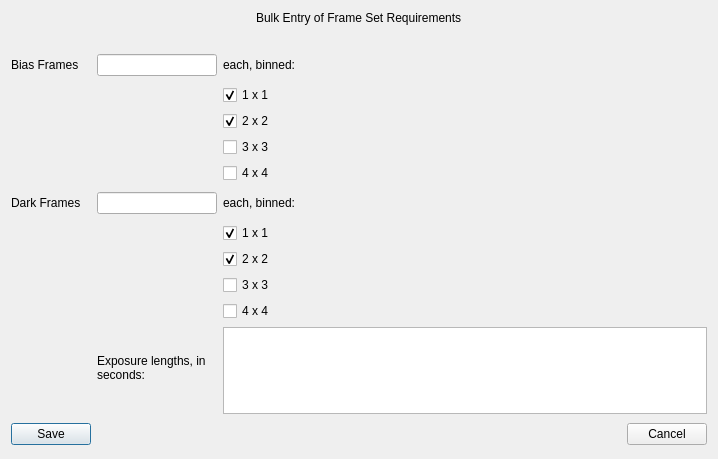
<?xml version="1.0" encoding="UTF-8"?>
<ui version="4.0">
 <class>Dialog</class>
 <widget class="QDialog" name="Dialog">
  <property name="geometry">
   <rect>
    <x>0</x>
    <y>0</y>
    <width>718</width>
    <height>459</height>
   </rect>
  </property>
  <property name="sizePolicy">
   <sizepolicy hsizetype="Fixed" vsizetype="Preferred">
    <horstretch>0</horstretch>
    <verstretch>0</verstretch>
   </sizepolicy>
  </property>
  <property name="windowTitle">
   <string>Dialog</string>
  </property>
  <layout class="QGridLayout" name="gridLayout">
   <item row="1" column="0">
    <spacer name="verticalSpacer">
     <property name="orientation">
      <enum>Qt::Vertical</enum>
     </property>
     <property name="sizeType">
      <enum>QSizePolicy::Fixed</enum>
     </property>
     <property name="sizeHint" stdset="0">
      <size>
       <width>20</width>
       <height>20</height>
      </size>
     </property>
    </spacer>
   </item>
   <item row="2" column="0">
    <widget class="QLabel" name="Subtitle_1">
     <property name="text">
      <string>Bias Frames</string>
     </property>
    </widget>
   </item>
   <item row="2" column="1">
    <widget class="QLineEdit" name="biasFramesCount">
     <property name="sizePolicy">
      <sizepolicy hsizetype="Fixed" vsizetype="Fixed">
       <horstretch>0</horstretch>
       <verstretch>0</verstretch>
      </sizepolicy>
     </property>
     <property name="minimumSize">
      <size>
       <width>120</width>
       <height>0</height>
      </size>
     </property>
     <property name="maximumSize">
      <size>
       <width>120</width>
       <height>16777215</height>
      </size>
     </property>
     <property name="toolTip">
      <string>How many bias frames, of each of the following binnings, should be taken?</string>
     </property>
     <property name="maxLength">
      <number>5</number>
     </property>
    </widget>
   </item>
   <item row="2" column="2">
    <widget class="QLabel" name="label_3">
     <property name="text">
      <string>each, binned:</string>
     </property>
    </widget>
   </item>
   <item row="2" column="3" colspan="2">
    <widget class="QLabel" name="biasMessage">
     <property name="text">
      <string>&lt;html&gt;&lt;head/&gt;&lt;body&gt;&lt;p&gt;&lt;br/&gt;&lt;/p&gt;&lt;/body&gt;&lt;/html&gt;</string>
     </property>
    </widget>
   </item>
   <item row="3" column="2">
    <layout class="QVBoxLayout" name="verticalLayout">
     <item>
      <widget class="QCheckBox" name="biasBin11">
       <property name="toolTip">
        <string>Take bias frames binned 1 x 1</string>
       </property>
       <property name="text">
        <string>1 x 1</string>
       </property>
       <property name="checked">
        <bool>true</bool>
       </property>
      </widget>
     </item>
     <item>
      <widget class="QCheckBox" name="biasBin22">
       <property name="toolTip">
        <string>Take bias frames binned 2 x 2</string>
       </property>
       <property name="text">
        <string>2 x 2</string>
       </property>
       <property name="checked">
        <bool>true</bool>
       </property>
      </widget>
     </item>
     <item>
      <widget class="QCheckBox" name="biasBin33">
       <property name="toolTip">
        <string>Take bias frames binned 3 x 3</string>
       </property>
       <property name="text">
        <string>3 x 3</string>
       </property>
      </widget>
     </item>
     <item>
      <widget class="QCheckBox" name="biasBin44">
       <property name="toolTip">
        <string>Take bias frames binned 4 x 4</string>
       </property>
       <property name="text">
        <string>4 x 4</string>
       </property>
      </widget>
     </item>
    </layout>
   </item>
   <item row="4" column="0">
    <widget class="QLabel" name="Subtitle_2">
     <property name="text">
      <string>Dark Frames</string>
     </property>
    </widget>
   </item>
   <item row="4" column="1">
    <widget class="QLineEdit" name="darkFramesCount">
     <property name="sizePolicy">
      <sizepolicy hsizetype="Fixed" vsizetype="Fixed">
       <horstretch>0</horstretch>
       <verstretch>0</verstretch>
      </sizepolicy>
     </property>
     <property name="minimumSize">
      <size>
       <width>120</width>
       <height>0</height>
      </size>
     </property>
     <property name="maximumSize">
      <size>
       <width>120</width>
       <height>16777215</height>
      </size>
     </property>
     <property name="toolTip">
      <string>How many dark frames of the combination of the following binnings and exposure times, should be taken?</string>
     </property>
     <property name="maxLength">
      <number>5</number>
     </property>
    </widget>
   </item>
   <item row="4" column="2">
    <widget class="QLabel" name="label_5">
     <property name="text">
      <string>each, binned:</string>
     </property>
    </widget>
   </item>
   <item row="4" column="3" colspan="2">
    <widget class="QLabel" name="darkMessage">
     <property name="text">
      <string>&lt;html&gt;&lt;head/&gt;&lt;body&gt;&lt;p&gt;&lt;br/&gt;&lt;/p&gt;&lt;/body&gt;&lt;/html&gt;</string>
     </property>
    </widget>
   </item>
   <item row="5" column="2">
    <layout class="QVBoxLayout" name="verticalLayout_2">
     <item>
      <widget class="QCheckBox" name="darkBin11">
       <property name="toolTip">
        <string>Take dark frames binned 1 x 1</string>
       </property>
       <property name="text">
        <string>1 x 1</string>
       </property>
       <property name="checked">
        <bool>true</bool>
       </property>
      </widget>
     </item>
     <item>
      <widget class="QCheckBox" name="darkBin22">
       <property name="toolTip">
        <string>Take dark frames binned 2 x 2</string>
       </property>
       <property name="text">
        <string>2 x 2</string>
       </property>
       <property name="checked">
        <bool>true</bool>
       </property>
      </widget>
     </item>
     <item>
      <widget class="QCheckBox" name="darkBin33">
       <property name="toolTip">
        <string>Take dark frames binned 3 x 3</string>
       </property>
       <property name="text">
        <string>3 x 3</string>
       </property>
      </widget>
     </item>
     <item>
      <widget class="QCheckBox" name="darkBin44">
       <property name="toolTip">
        <string>Take dark frames binned 4 x 4</string>
       </property>
       <property name="text">
        <string>4 x 4</string>
       </property>
      </widget>
     </item>
    </layout>
   </item>
   <item row="6" column="1">
    <widget class="QWidget" name="widget" native="true">
     <widget class="QLabel" name="label_6">
      <property name="geometry">
       <rect>
        <x>0</x>
        <y>10</y>
        <width>121</width>
        <height>61</height>
       </rect>
      </property>
      <property name="sizePolicy">
       <sizepolicy hsizetype="Expanding" vsizetype="Expanding">
        <horstretch>0</horstretch>
        <verstretch>0</verstretch>
       </sizepolicy>
      </property>
      <property name="text">
       <string>Exposure lengths, in seconds:</string>
      </property>
      <property name="wordWrap">
       <bool>true</bool>
      </property>
     </widget>
    </widget>
   </item>
   <item row="6" column="2" colspan="3">
    <widget class="QTextEdit" name="exposureLengths">
     <property name="toolTip">
      <string>Enter one or more exposure lenghts, in seconds, separated by spaces or commas</string>
     </property>
    </widget>
   </item>
   <item row="7" column="0">
    <widget class="QPushButton" name="saveButton">
     <property name="sizePolicy">
      <sizepolicy hsizetype="Fixed" vsizetype="Fixed">
       <horstretch>0</horstretch>
       <verstretch>0</verstretch>
      </sizepolicy>
     </property>
     <property name="toolTip">
      <string>Save the frames described here back to the frames plan.</string>
     </property>
     <property name="text">
      <string>Save</string>
     </property>
     <property name="autoDefault">
      <bool>false</bool>
     </property>
     <property name="default">
      <bool>true</bool>
     </property>
    </widget>
   </item>
   <item row="7" column="2" colspan="2">
    <widget class="QLabel" name="exposuresMessage">
     <property name="text">
      <string>&lt;html&gt;&lt;head/&gt;&lt;body&gt;&lt;p&gt;&lt;br/&gt;&lt;/p&gt;&lt;/body&gt;&lt;/html&gt;</string>
     </property>
    </widget>
   </item>
   <item row="7" column="4">
    <widget class="QPushButton" name="cancelButton">
     <property name="sizePolicy">
      <sizepolicy hsizetype="Fixed" vsizetype="Fixed">
       <horstretch>0</horstretch>
       <verstretch>0</verstretch>
      </sizepolicy>
     </property>
     <property name="toolTip">
      <string>Exit without generating any new frames.</string>
     </property>
     <property name="text">
      <string>Cancel</string>
     </property>
    </widget>
   </item>
   <item row="0" column="0" colspan="5" alignment="Qt::AlignHCenter">
    <widget class="QLabel" name="MainTitle_1">
     <property name="text">
      <string>Bulk Entry of Frame Set Requirements</string>
     </property>
    </widget>
   </item>
  </layout>
 </widget>
 <resources/>
 <connections/>
</ui>
